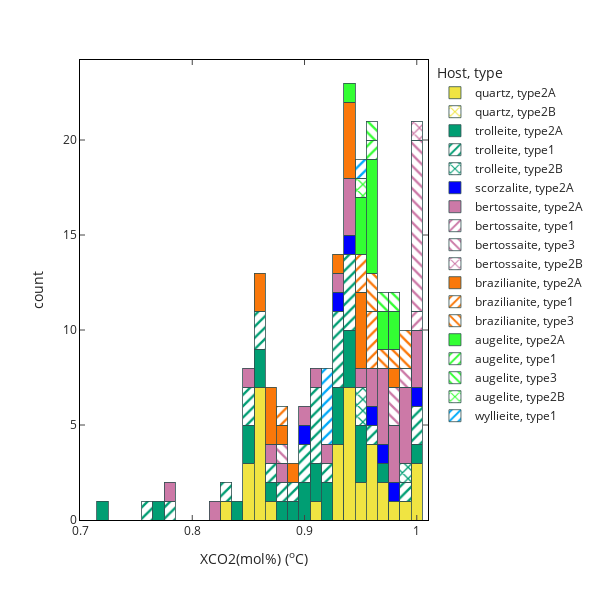

Notebook code cell kept with this figure:
### Markdown cell above
# Histogram

### Code cell
to_plot = df_FI

x = 'XCO2(mol%)'

fig = px.histogram(to_plot, x=x, 
                       color="Host",
                       pattern_shape="type",
                       labels={x: x+" (<sup>o</sup>C)"},
                       color_discrete_map=colors_map,
                       hover_data=["sample",'piece','field',"analysis","Phases","Host"])



# -------------------------------------------------------------------------------------------------

fig.update_xaxes(range=[to_plot[x].min()-1, to_plot[x].max()+1])

fig.update_layout(template="simple_white", 
                  barmode='stack',
                 height=600, width=600)

fig.update_xaxes(ticks='inside',zeroline=False,linecolor="black",showgrid=False,mirror= "allticks")
fig.update_yaxes(ticks='inside',zeroline=False,linecolor="black",showgrid=False,mirror= "allticks")

# x_tick = np.arange(to_plot[x].min()-1,to_plot[x].max()+1,1, dtype=int)
# fig.update_xaxes(tickvals=np.arange(-30,35,1))

fig.update_traces(marker=dict(line=dict(width=0.8,
                                        color='DarkSlateGrey')),
                 xbins=dict(size=0.01)
                 )


fig.update_xaxes(range=(0.7,1.01))

# fig.write_image(data_dir+"figures/plot_hists_TmCL.pdf")

fig.show()

### Figure 1 — Plotly figure (JSON) as saved in the notebook; plotly's stock layout.template omitted (floating-point values rounded to 4 significant figures)
{"data": [{"alignmentgroup": "True", "bingroup": "x", "hovertemplate": "Host=quartz<br>type=type2A<br>XCO2(mol%) (<sup>o</sup>C)=%{x}<br>count=%{y}<extra></extra>", "legendgroup": "quartz, type2A", "marker": {"color": "rgb(240,228,66)", "line": {"color": "DarkSlateGrey", "width": 0.8}, "pattern": {"shape": ""}}, "name": "quartz, type2A", "offsetgroup": "quartz, type2A", "orientation": "v", "showlegend": true, "type": "histogram", "x": [0.959, 0.937, 0.908, 0.86, 0.826, 0.956, 0.859, 0.933, 0.859, 0.852, 0.855, 0.852, 0.857, 0.853, 0.863, 0.858, 0.866, null, null, null, null, null, null, 0.999, 0.996, 0.982, 0.994, 1, 0.968, 0.962, 0.949, 0.946, 0.956, null, 0.967, 0.939, 0.933, 0.927, 0.929, 0.94, 0.94, 0.935, 0.939, 0.936], "xaxis": "x", "xbins": {"size": 0.01}, "yaxis": "y"}, {"alignmentgroup": "True", "bingroup": "x", "hovertemplate": "Host=quartz<br>type=type2B<br>XCO2(mol%) (<sup>o</sup>C)=%{x}<br>count=%{y}<extra></extra>", "legendgroup": "quartz, type2B", "marker": {"color": "rgb(240,228,66)", "line": {"color": "DarkSlateGrey", "width": 0.8}, "pattern": {"shape": "x"}}, "name": "quartz, type2B", "offsetgroup": "quartz, type2B", "orientation": "v", "showlegend": true, "type": "histogram", "x": [null], "xaxis": "x", "xbins": {"size": 0.01}, "yaxis": "y"}, {"alignmentgroup": "True", "bingroup": "x", "hovertemplate": "Host=trolleite<br>type=type2A<br>XCO2(mol%) (<sup>o</sup>C)=%{x}<br>count=%{y}<extra></extra>", "legendgroup": "trolleite, type2A", "marker": {"color": "rgb(0,158,115)", "line": {"color": "DarkSlateGrey", "width": 0.8}, "pattern": {"shape": ""}}, "name": "trolleite, type2A", "offsetgroup": "trolleite, type2A", "orientation": "v", "showlegend": true, "type": "histogram", "x": [0.881, 0.94, 0.871, null, 0.773, null, null, null, null, 0.864, 0.938, 0.954, 0.954, 0.949, 0.9, 0.94, 0.966, 0.932, 0.91, 0.923, 1, 0.719, 0.932, 0.85, 0.838, 0.853, 0.895, 0.931, 0.908, 0.917, 0.888, 0.864, null, null, null, null, null], "xaxis": "x", "xbins": {"size": 0.01}, "yaxis": "y"}, {"alignmentgroup": "True", "bingroup": "x", "hovertemplate": "Host=trolleite<br>type=type1<br>XCO2(mol%) (<sup>o</sup>C)=%{x}<br>count=%{y}<extra></extra>", "legendgroup": "trolleite, type1", "marker": {"color": "rgb(0,158,115)", "line": {"color": "DarkSlateGrey", "width": 0.8}, "pattern": {"shape": "/"}}, "name": "trolleite, type1", "offsetgroup": "trolleite, type1", "orientation": "v", "showlegend": true, "type": "histogram", "x": [null, 0.944, 0.932, 0.985, null, 0.957, null, 0.944, 0.92, 0.914, 0.909, 0.926, 0.925, 0.94, 0.937, 0.931, 0.906, 1, 1, 0.9, 0.91, 0.878, 0.871, 0.781, 0.851, null, 0.862, 0.895, 0.885, 0.859, 0.851, 0.755, 0.834, null, null], "xaxis": "x", "xbins": {"size": 0.01}, "yaxis": "y"}, {"alignmentgroup": "True", "bingroup": "x", "hovertemplate": "Host=trolleite<br>type=type2B<br>XCO2(mol%) (<sup>o</sup>C)=%{x}<br>count=%{y}<extra></extra>", "legendgroup": "trolleite, type2B", "marker": {"color": "rgb(0,158,115)", "line": {"color": "DarkSlateGrey", "width": 0.8}, "pattern": {"shape": "x"}}, "name": "trolleite, type2B", "offsetgroup": "trolleite, type2B", "orientation": "v", "showlegend": true, "type": "histogram", "x": [0.953, 0.951, 0.991], "xaxis": "x", "xbins": {"size": 0.01}, "yaxis": "y"}, {"alignmentgroup": "True", "bingroup": "x", "hovertemplate": "Host=scorzalite<br>type=type2A<br>XCO2(mol%) (<sup>o</sup>C)=%{x}<br>count=%{y}<extra></extra>", "legendgroup": "scorzalite, type2A", "marker": {"color": "rgb(0,0,255)", "line": {"color": "DarkSlateGrey", "width": 0.8}, "pattern": {"shape": ""}}, "name": "scorzalite, type2A", "offsetgroup": "scorzalite, type2A", "orientation": "v", "showlegend": true, "type": "histogram", "x": [0.961, null, null, null, 0.901, 1, null, null, 0.967, 0.977, 0.928, 0.937], "xaxis": "x", "xbins": {"size": 0.01}, "yaxis": "y"}, {"alignmentgroup": "True", "bingroup": "x", "hovertemplate": "Host=bertossaite<br>type=type2A<br>XCO2(mol%) (<sup>o</sup>C)=%{x}<br>count=%{y}<extra></extra>", "legendgroup": "bertossaite, type2A", "marker": {"color": "rgb(204,121,167)", "line": {"color": "DarkSlateGrey", "width": 0.8}, "pattern": {"shape": ""}}, "name": "bertossaite, type2A", "offsetgroup": "bertossaite, type2A", "orientation": "v", "showlegend": true, "type": "histogram", "x": [0.934, null, 0.974, 0.981, null, null, null, 0.915, 0.984, 0.989, 1, 0.994, 0.966, 0.988, 0.816, 0.867, 0.898, 0.847, 0.94, 0.776, 0.943, 0.948, 0.97, 1, 0.97, 0.963, 0.976, 1, 0.994, 0.941, 0.914, 0.884, null, null, null, null, null, null, null, null, null, null, 0.963, null], "xaxis": "x", "xbins": {"size": 0.01}, "yaxis": "y"}, {"alignmentgroup": "True", "bingroup": "x", "hovertemplate": "Host=bertossaite<br>type=type1<br>XCO2(mol%) (<sup>o</sup>C)=%{x}<br>count=%{y}<extra></extra>", "legendgroup": "bertossaite, type1", "marker": {"color": "rgb(204,121,167)", "line": {"color": "DarkSlateGrey", "width": 0.8}, "pattern": {"shape": "/"}}, "name": "bertossaite, type1", "offsetgroup": "bertossaite, type1", "orientation": "v", "showlegend": true, "type": "histogram", "x": [0.998, null, null], "xaxis": "x", "xbins": {"size": 0.01}, "yaxis": "y"}, {"alignmentgroup": "True", "bingroup": "x", "hovertemplate": "Host=bertossaite<br>type=type3<br>XCO2(mol%) (<sup>o</sup>C)=%{x}<br>count=%{y}<extra></extra>", "legendgroup": "bertossaite, type3", "marker": {"color": "rgb(204,121,167)", "line": {"color": "DarkSlateGrey", "width": 0.8}, "pattern": {"shape": "\\"}}, "name": "bertossaite, type3", "offsetgroup": "bertossaite, type3", "orientation": "v", "showlegend": true, "type": "histogram", "x": [0.993, 0.995, 1, 1, 0.978, 0.999, 0.999, 0.982, 1, 1, 1, 1, null, 0.878], "xaxis": "x", "xbins": {"size": 0.01}, "yaxis": "y"}, {"alignmentgroup": "True", "bingroup": "x", "hovertemplate": "Host=bertossaite<br>type=type2B<br>XCO2(mol%) (<sup>o</sup>C)=%{x}<br>count=%{y}<extra></extra>", "legendgroup": "bertossaite, type2B", "marker": {"color": "rgb(204,121,167)", "line": {"color": "DarkSlateGrey", "width": 0.8}, "pattern": {"shape": "x"}}, "name": "bertossaite, type2B", "offsetgroup": "bertossaite, type2B", "orientation": "v", "showlegend": true, "type": "histogram", "x": [1, null], "xaxis": "x", "xbins": {"size": 0.01}, "yaxis": "y"}, {"alignmentgroup": "True", "bingroup": "x", "hovertemplate": "Host=brazilianite<br>type=type2A<br>XCO2(mol%) (<sup>o</sup>C)=%{x}<br>count=%{y}<extra></extra>", "legendgroup": "brazilianite, type2A", "marker": {"color": "rgb(250,120,10)", "line": {"color": "DarkSlateGrey", "width": 0.8}, "pattern": {"shape": ""}}, "name": "brazilianite, type2A", "offsetgroup": "brazilianite, type2A", "orientation": "v", "showlegend": true, "type": "histogram", "x": [0.944, 0.944, null, 0.977, 0.938, 0.935, 0.866, 0.875, 0.864, 0.87, 0.885, 0.869, 0.864, 0.933, 0.948, 0.95, 0.947, 0.952, null, null, null, null, null, null, null, null, null, null, null, null, null, null, null, null, null], "xaxis": "x", "xbins": {"size": 0.01}, "yaxis": "y"}, {"alignmentgroup": "True", "bingroup": "x", "hovertemplate": "Host=brazilianite<br>type=type1<br>XCO2(mol%) (<sup>o</sup>C)=%{x}<br>count=%{y}<extra></extra>", "legendgroup": "brazilianite, type1", "marker": {"color": "rgb(250,120,10)", "line": {"color": "DarkSlateGrey", "width": 0.8}, "pattern": {"shape": "/"}}, "name": "brazilianite, type1", "offsetgroup": "brazilianite, type1", "orientation": "v", "showlegend": true, "type": "histogram", "x": [0.955, 0.883, 0.945, 0.959, 0.963, 0.948, null], "xaxis": "x", "xbins": {"size": 0.01}, "yaxis": "y"}, {"alignmentgroup": "True", "bingroup": "x", "hovertemplate": "Host=brazilianite<br>type=type3<br>XCO2(mol%) (<sup>o</sup>C)=%{x}<br>count=%{y}<extra></extra>", "legendgroup": "brazilianite, type3", "marker": {"color": "rgb(250,120,10)", "line": {"color": "DarkSlateGrey", "width": 0.8}, "pattern": {"shape": "\\"}}, "name": "brazilianite, type3", "offsetgroup": "brazilianite, type3", "orientation": "v", "showlegend": true, "type": "histogram", "x": [0.982, 0.99, 0.992, 0.967, 0.957, 0.961], "xaxis": "x", "xbins": {"size": 0.01}, "yaxis": "y"}, {"alignmentgroup": "True", "bingroup": "x", "hovertemplate": "Host=augelite<br>type=type2A<br>XCO2(mol%) (<sup>o</sup>C)=%{x}<br>count=%{y}<extra></extra>", "legendgroup": "augelite, type2A", "marker": {"color": "rgb(51,255,51)", "line": {"color": "DarkSlateGrey", "width": 0.8}, "pattern": {"shape": ""}}, "name": "augelite, type2A", "offsetgroup": "augelite, type2A", "orientation": "v", "showlegend": true, "type": "histogram", "x": [0.956, 0.975, 0.975, 0.972, 0.949, 0.958, 0.964, 0.961, 0.963, 0.97, null, 0.958, 0.954, 0.947, 0.944, null, null, null], "xaxis": "x", "xbins": {"size": 0.01}, "yaxis": "y"}, {"alignmentgroup": "True", "bingroup": "x", "hovertemplate": "Host=augelite<br>type=type1<br>XCO2(mol%) (<sup>o</sup>C)=%{x}<br>count=%{y}<extra></extra>", "legendgroup": "augelite, type1", "marker": {"color": "rgb(51,255,51)", "line": {"color": "DarkSlateGrey", "width": 0.8}, "pattern": {"shape": "/"}}, "name": "augelite, type1", "offsetgroup": "augelite, type1", "orientation": "v", "showlegend": true, "type": "histogram", "x": [0.96], "xaxis": "x", "xbins": {"size": 0.01}, "yaxis": "y"}, {"alignmentgroup": "True", "bingroup": "x", "hovertemplate": "Host=augelite<br>type=type3<br>XCO2(mol%) (<sup>o</sup>C)=%{x}<br>count=%{y}<extra></extra>", "legendgroup": "augelite, type3", "marker": {"color": "rgb(51,255,51)", "line": {"color": "DarkSlateGrey", "width": 0.8}, "pattern": {"shape": "\\"}}, "name": "augelite, type3", "offsetgroup": "augelite, type3", "orientation": "v", "showlegend": true, "type": "histogram", "x": [0.975, 0.962, 0.971], "xaxis": "x", "xbins": {"size": 0.01}, "yaxis": "y"}, {"alignmentgroup": "True", "bingroup": "x", "hovertemplate": "Host=augelite<br>type=type2B<br>XCO2(mol%) (<sup>o</sup>C)=%{x}<br>count=%{y}<extra></extra>", "legendgroup": "augelite, type2B", "marker": {"color": "rgb(51,255,51)", "line": {"color": "DarkSlateGrey", "width": 0.8}, "pattern": {"shape": "x"}}, "name": "augelite, type2B", "offsetgroup": "augelite, type2B", "orientation": "v", "showlegend": true, "type": "histogram", "x": [0.954], "xaxis": "x", "xbins": {"size": 0.01}, "yaxis": "y"}, {"alignmentgroup": "True", "bingroup": "x", "hovertemplate": "Host=wyllieite<br>type=type1<br>XCO2(mol%) (<sup>o</sup>C)=%{x}<br>count=%{y}<extra></extra>", "legendgroup": "wyllieite, type1", "marker": {"color": "rgb(0,170,250)", "line": {"color": "DarkSlateGrey", "width": 0.8}, "pattern": {"shape": "/"}}, "name": "wyllieite, type1", "offsetgroup": "wyllieite, type1", "orientation": "v", "showlegend": true, "type": "histogram", "x": [0.949, 0.918, 0.917, 0.916, 0.917, null, null, null], "xaxis": "x", "xbins": {"size": 0.01}, "yaxis": "y"}], "layout": {"barmode": "stack", "height": 600, "legend": {"title": {"text": "Host, type"}, "tracegroupgap": 0}, "margin": {"t": 60}, "width": 600, "xaxis": {"anchor": "y", "domain": [0, 1], "linecolor": "black", "mirror": "allticks", "range": [0.7, 1.01], "showgrid": false, "ticks": "inside", "title": {"text": "XCO2(mol%) (<sup>o</sup>C)"}, "zeroline": false}, "yaxis": {"anchor": "x", "domain": [0, 1], "linecolor": "black", "mirror": "allticks", "showgrid": false, "ticks": "inside", "title": {"text": "count"}, "zeroline": false}}}
